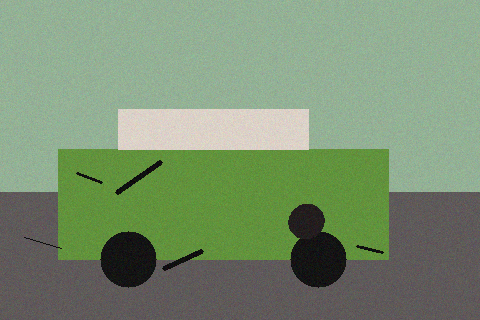
#> input picture samples/car_minor_damage.png, 480 x 320 px; its folder holds only this picture in this run
$ python -i vision.py   (imports and definitions only)
#> lines starting #> are read from the running program, lines starting #| are printed output that depends on the picture; after the words box and inside, x2 and y2 are one past the last pixel; in counts of white or black regions, pixels touching at a corner belong together
### app/config.py
"""Central configuration. Every integration is optional; defaults run locally."""
import os
from pathlib import Path

try:
    from dotenv import load_dotenv
    load_dotenv()
except Exception:  # python-dotenv is optional
    pass

BASE_DIR = Path(__file__).resolve().parent.parent


def _env(key, default=""):
    return os.environ.get(key, default)


class Settings:
    database_url = _env("DATABASE_URL", f"sqlite:///{BASE_DIR / 'data' / 'claims.db'}")
    redis_url = _env("REDIS_URL")
    neo4j_uri = _env("NEO4J_URI")
    neo4j_user = _env("NEO4J_USER", "neo4j")
    neo4j_password = _env("NEO4J_PASSWORD", "password")
    auth_enabled = _env("AUTH_ENABLED", "false").lower() == "true"
    api_keys = _env("API_KEYS", "dev-admin-key:admin,dev-inv-key:investigator,dev-view-key:viewer")
    currency = _env("CURRENCY", "USD")
    ocr_engine = _env("OCR_ENGINE", "tesseract").lower()
    yolo_weights = _env("YOLO_WEIGHTS")
    llm_provider = _env("LLM_PROVIDER", "none").lower()
    anthropic_api_key = _env("ANTHROPIC_API_KEY")
    llm_model = _env("LLM_MODEL", "claude-sonnet-5-5")
    upload_dir = BASE_DIR / "data" / "uploads"
    auto_approve_limit = float(_env("AUTO_APPROVE_LIMIT", "5000"))
    field_inspection_amount = float(_env("FIELD_INSPECTION_AMOUNT", "20000"))
    escalation_amount = float(_env("ESCALATION_AMOUNT", "100000"))

    # [7 lines left out: function key_roles, not called in this run]


settings = Settings()

### app/services/vision.py
"""Computer-vision damage assessment + perceptual hashing for reused-photo detection.

Two engines behind one interface:
  * YOLO (Ultralytics YOLO11) - used automatically when YOLO_WEIGHTS points to a trained model.
  * OpenCV heuristic fallback - colour/edge statistics so the whole pipeline works out-of-the-box
    (no GPU, no weights). It is a *baseline*; see docs/ARCHITECTURE.md for the training plan.
"""
import numpy as np

from app.config import settings
#> in assess, img is the input picture: shape (320, 480, 3); mean B, G, R 113.5, 144.6, 122.7

try:
    import cv2
except Exception:  # pragma: no cover
    cv2 = None

# base repair/replacement cost per fully-damaged asset (configurable, currency-neutral)
BASE_COST = {"vehicle": 6000, "building": 20000, "flood": 15000, "fire": 25000, "asset": 2500}
CLAIM_TO_DAMAGE = {"vehicle": "vehicle", "property": "building", "marine": "asset",
                   "travel": "asset", "health": "asset", "life": "asset"}
YOLO_CLASS_WEIGHT = {"scratch": 0.15, "dent": 0.35, "crack": 0.4, "broken_glass": 0.5, "lamp_broken": 0.4,
                     "tire_flat": 0.3, "bumper_damage": 0.5, "severe_damage": 1.0, "fire": 1.0, "flood": 0.9}
_yolo = None


def dhash(path, size=8):
    """64-bit difference hash as hex; robust to resize/recompression."""
    img = cv2.imread(str(path), cv2.IMREAD_GRAYSCALE)
    if img is None:
        return None
    small = cv2.resize(img, (size + 1, size), interpolation=cv2.INTER_AREA)
    bits = (small[:, 1:] > small[:, :-1]).flatten()
    return f"{int(''.join('1' if b else '0' for b in bits), 2):016x}"


def hamming(a, b):
    return bin(int(a, 16) ^ int(b, 16)).count("1")


def _label(s):
    return "none" if s < 0.1 else "minor" if s < 0.3 else "moderate" if s < 0.6 else "severe" if s < 0.85 else "total_loss"


def _heuristic(img, claim_type):
#> called with claim_type = 'vehicle'
    h, w = img.shape[:2]
#> h = 320; w = 480
    scale = 480 / max(h, w)
#> scale = 1
    if scale < 1:
        img = cv2.resize(img, (int(w * scale), int(h * scale)))
    hsv = cv2.cvtColor(img, cv2.COLOR_BGR2HSV)
#> hsv: shape (320, 480, 3); mean H, S, V 64.3, 64.9, 147.1
    gray = cv2.cvtColor(img, cv2.COLOR_BGR2GRAY)
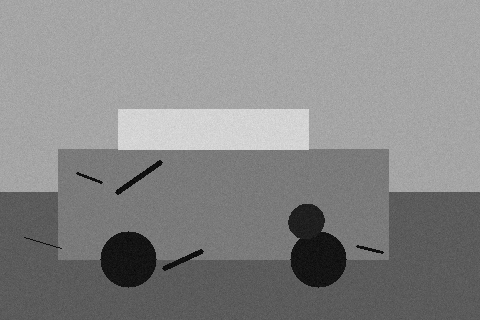
#> gray: shape (320, 480); min 3, max 226, mean 134.5
    H, S, V = hsv[..., 0], hsv[..., 1], hsv[..., 2]
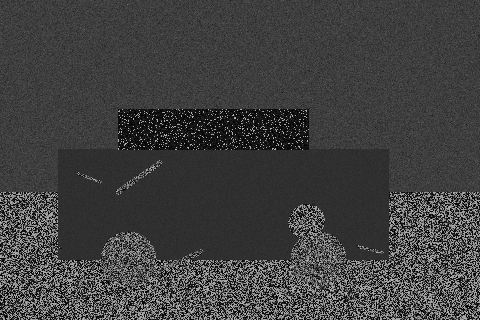
#> H: shape (320, 480); min 0, max 179, mean 64.3
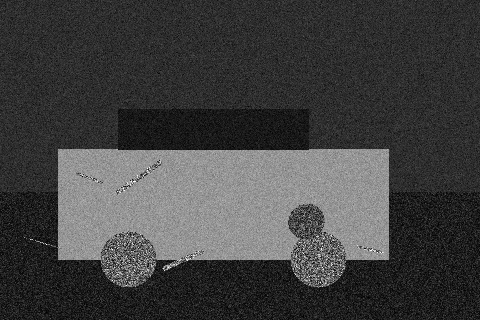
#> S: shape (320, 480); min 0, max 255, mean 64.9
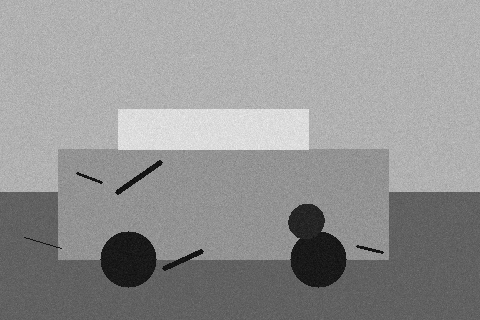
#> V: shape (320, 480); min 7, max 240, mean 147.1
    total = H.size
#> total = 153600
    flame = float(np.mean(((H <= 25) | (H >= 170)) & (S > 140) & (V > 170)))
#> flame = 0
    char = float(np.mean(V < 40))
#> char = 0.0406
    mud = float(np.mean((H >= 8) & (H <= 25) & (S >= 60) & (S <= 200) & (V >= 60) & (V <= 190)))
#> mud = 0.00206
    edges = cv2.Canny(cv2.GaussianBlur(gray, (5, 5), 0), 60, 160)
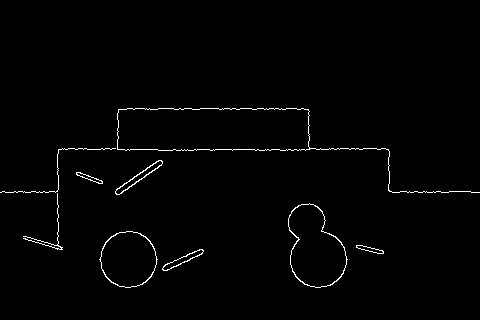
#> edges: shape (320, 480); 1.2% white in thin lines or dots, all inside (x1, y1, x2, y2) = (0, 108, 480, 288)
    edge_density = float(edges.mean() / 255)
#> edge_density = 0.012
    closed = cv2.morphologyEx(edges, cv2.MORPH_CLOSE, np.ones((9, 9), np.uint8))
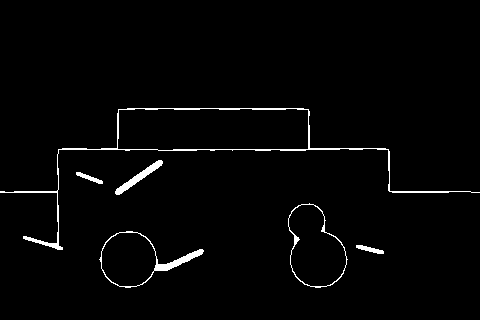
#> closed: shape (320, 480); 2% white; 6 white regions
    contours, _ = cv2.findContours(closed, cv2.RETR_EXTERNAL, cv2.CHAIN_APPROX_SIMPLE)
#> contours = 6 contours; box (x1, y1, x2, y2) and area: (0, 108, 480, 250) 8320, (288, 203, 348, 288) 3436, (99, 231, 204, 288) 2754, (115, 160, 163, 195) 315, (356, 245, 384, 254) 89, (76, 172, 103, 184) 85
    regions = []
    for c in sorted(contours, key=cv2.contourArea, reverse=True)[:5]:
        area = cv2.contourArea(c) / total
        if area > 0.01:
            x, y, bw, bh = cv2.boundingRect(c)
            regions.append({"bbox": [x / img.shape[1], y / img.shape[0], bw / img.shape[1], bh / img.shape[0]],
                            "area_ratio": round(float(area), 3)})
#> this loop made 5 passes
#> (area, x, y, bw, bh) on passes 1 to 3: (0.0542, 0, 108, 480, 142), (0.0224, 288, 203, 60, 85), (0.0179, 99, 231, 105, 57)
#> area on passes 4 to 5: 0.00205, 0.000579
#> after the loop, regions = 3 items
    damaged_ratio = min(1.0, sum(r["area_ratio"] for r in regions))
#> damaged_ratio = 0.094
    signals = {
        "fire": min(1.0, 2.0 * (flame + char)),
        "flood": min(1.0, 1.8 * mud) if edge_density < 0.12 else 0.0,
        # edge density above a clean-scene baseline (~0.5%) scales to 0..1 at ~2.5%; blob area adds a small bonus
        "structural": min(1.0, 0.85 * max(0.0, (edge_density - 0.005) / 0.02) + 0.15 * min(1.0, damaged_ratio * 2)),
    }
#> signals = {'fire': 0.0813, 'flood': 0.0037, 'structural': 0.327}
    default = CLAIM_TO_DAMAGE.get(claim_type, "asset")
    kind = default
    if signals["fire"] > 0.35 and signals["fire"] >= signals["flood"]:
        kind = "fire"
    elif signals["flood"] > 0.35:
        kind = "flood"
    severity = signals["fire"] if kind == "fire" else signals["flood"] if kind == "flood" else signals["structural"]
#> severity = 0.327
    return kind, float(min(1.0, severity)), regions, {k: round(v, 3) for k, v in signals.items()}


def _yolo_assess(path):
    global _yolo
    from ultralytics import YOLO
    if _yolo is None:
        _yolo = YOLO(settings.yolo_weights)
    res = _yolo(str(path), verbose=False)[0]
    names = res.names
    dets, sev = [], 0.0
    img_area = res.orig_shape[0] * res.orig_shape[1]
    for b in res.boxes:
        cls = names[int(b.cls)]
        x1, y1, x2, y2 = [float(v) for v in b.xyxy[0]]
        area = (x2 - x1) * (y2 - y1) / img_area
        dets.append({"class": cls, "confidence": round(float(b.conf), 3),
                     "bbox": [x1, y1, x2, y2], "area_ratio": round(area, 4)})
        sev += YOLO_CLASS_WEIGHT.get(cls, 0.3) * min(1.0, area * 6 + 0.1) * float(b.conf)
    return dets, min(1.0, sev)


def assess(path, claim_type="vehicle"):
    """Return {damage_type, severity, severity_label, estimated_cost{low,expected,high}, method, detections, ...}."""
    if cv2 is None:
        return {"error": "OpenCV not installed"}
    img = cv2.imread(str(path))
    if img is None:
        return {"error": "Unreadable image"}
    method, detections, signals = "opencv-heuristic", [], {}
    if settings.yolo_weights:
        try:
            detections, severity = _yolo_assess(path)
            kind = CLAIM_TO_DAMAGE.get(claim_type, "asset")
            method = "yolo11"
            regions = []
        except Exception as exc:  # fall back rather than fail the claim
            method = f"opencv-heuristic (yolo failed: {exc.__class__.__name__})"
            kind, severity, regions, signals = _heuristic(img, claim_type)
    else:
        kind, severity, regions, signals = _heuristic(img, claim_type)
#> kind = 'vehicle'; severity = 0.327; regions = 3 items; signals = {'fire': 0.081, 'flood': 0.004, 'structural': 0.327}
    base = BASE_COST.get(kind, BASE_COST["asset"])
#> base = 6000
    expected = base * (severity ** 1.2)
#> expected = 1570.7
    return {
        "damage_type": kind, "severity": round(severity, 3), "severity_label": _label(severity),
        "estimated_cost": {"low": round(expected * 0.75), "expected": round(expected), "high": round(expected * 1.3)},
        "currency": settings.currency, "method": method, "signals": signals,
        "regions": regions if method.startswith("opencv") else [], "detections": detections,
        "confidence": 0.6 if method.startswith("opencv") else 0.85,
    }

>>> result = assess('../../samples/car_minor_damage.png')
#> result = 10 items

$ run again, on samples/car_severe_damage.png
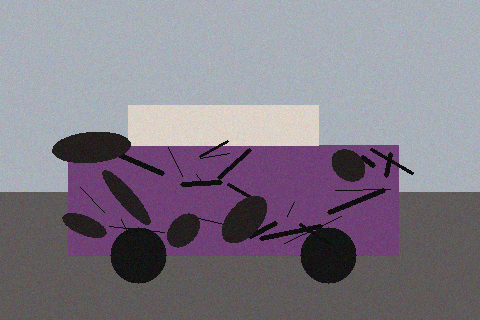
#> input picture samples/car_severe_damage.png, 480 x 320 px
#> in assess, img is the input picture: shape (320, 480, 3); mean B, G, R 135.9, 123.4, 130.3
#> hsv: shape (320, 480, 3); mean H, S, V 103.1, 47.5, 139.9
#> flame = 0
#> char = 0.0782
#> mud = 0.00212
#> in _heuristic, `edges = cv2.Canny(cv2.GaussianBlur(gray, (5, 5), 0), 60, 160)`:
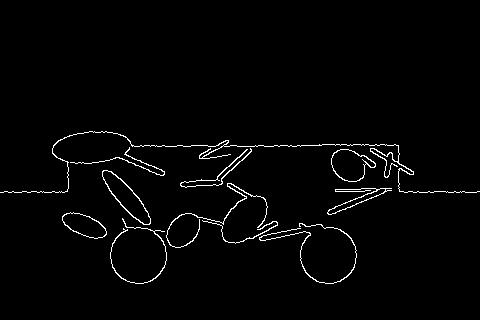
#> edges: shape (320, 480); 1.9% white in thin lines or dots, all inside (x1, y1, x2, y2) = (0, 131, 480, 284)
#> edge_density = 0.0195
#> in _heuristic, `closed = cv2.morphologyEx(edges, cv2.MORPH_CLOSE, np.ones((9, 9), np.u..`:
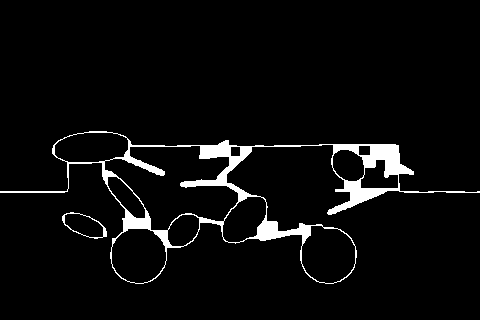
#> closed: shape (320, 480); 4.5% white; 2 white regions
#> contours = 2 contours; box (x1, y1, x2, y2) and area: (0, 131, 480, 284) 23264, (62, 212, 107, 239) 714
#> the loop in _heuristic, `for c in sorted(contours, key=cv2.contourArea, reverse=True)[:5]:` made 2 passes
#> (area, x, y, bw, bh) on pass 1: (0.151, 0, 131, 480, 153)
#> after the loop in _heuristic, `for c in sorted(contours, key=cv2.contourArea, reverse=True)[:5]:`: regions = 1 item
#> damaged_ratio = 0.151
#> in _heuristic, `signals = { "fire": min(1.0, 2.0 * (flame + char)), "flood": min(1.0, ..`: signals = {'fire': 0.156, 'flood': 0.00381, 'structural': 0.661}
#> in _heuristic, `severity = signals["fire"] if kind == "fire" else signals["flood"] if ..`: severity = 0.661
#> in assess, `kind, severity, regions, signals = _heuristic(img, claim_type)`: kind = 'vehicle'; severity = 0.661; regions = 1 item; signals = {'fire': 0.156, 'flood': 0.004, 'structural': 0.661}
#> base = 6000
#> expected = 3652.3
#> result = 10 items

$ run again, on samples/flooded_property.png
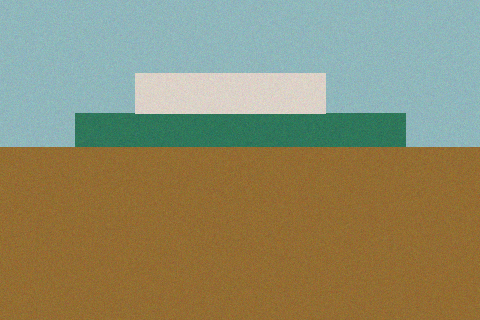
#> input picture samples/flooded_property.png, 480 x 320 px
#> in assess, img is the input picture: shape (320, 480, 3); mean B, G, R 107.1, 139.3, 142.5
#> hsv: shape (320, 480, 3); mean H, S, V 48.4, 123.5, 163
#> flame = 4.56e-05
#> char = 0
#> mud = 0.54
#> in _heuristic, `edges = cv2.Canny(cv2.GaussianBlur(gray, (5, 5), 0), 60, 160)`:
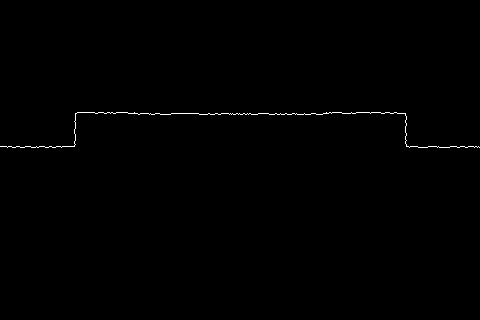
#> edges: shape (320, 480); 0.36% white in thin lines or dots, all inside (x1, y1, x2, y2) = (0, 112, 480, 148)
#> edge_density = 0.00355
#> in _heuristic, `closed = cv2.morphologyEx(edges, cv2.MORPH_CLOSE, np.ones((9, 9), np.u..`:
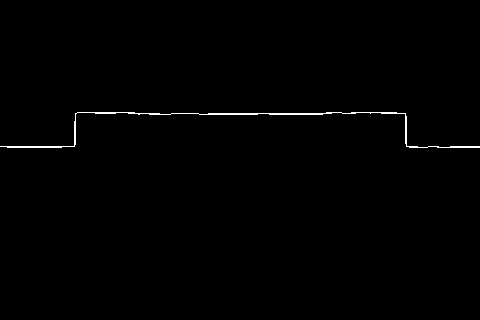
#> closed: shape (320, 480); 0.56% white in thin lines or dots, all inside (x1, y1, x2, y2) = (0, 112, 480, 148)
#> contours = 1 contour; box (x1, y1, x2, y2) and area: (0, 112, 480, 148) 322
#> the loop in _heuristic, `for c in sorted(contours, key=cv2.contourArea, reverse=True)[:5]:` made 1 pass
#> area on pass 1: 0.0021
#> after the loop in _heuristic, `for c in sorted(contours, key=cv2.contourArea, reverse=True)[:5]:`: regions = []
#> damaged_ratio = 0
#> in _heuristic, `signals = { "fire": min(1.0, 2.0 * (flame + char)), "flood": min(1.0, ..`: signals = {'fire': 9.11e-05, 'flood': 0.971, 'structural': 0}
#> in _heuristic, `severity = signals["fire"] if kind == "fire" else signals["flood"] if ..`: severity = 0.971
#> in assess, `kind, severity, regions, signals = _heuristic(img, claim_type)`: kind = 'flood'; severity = 0.971; regions = []; signals = {'fire': 0, 'flood': 0.971, 'structural': 0}
#> base = 15000
#> expected = 14482.1
#> result = 10 items
